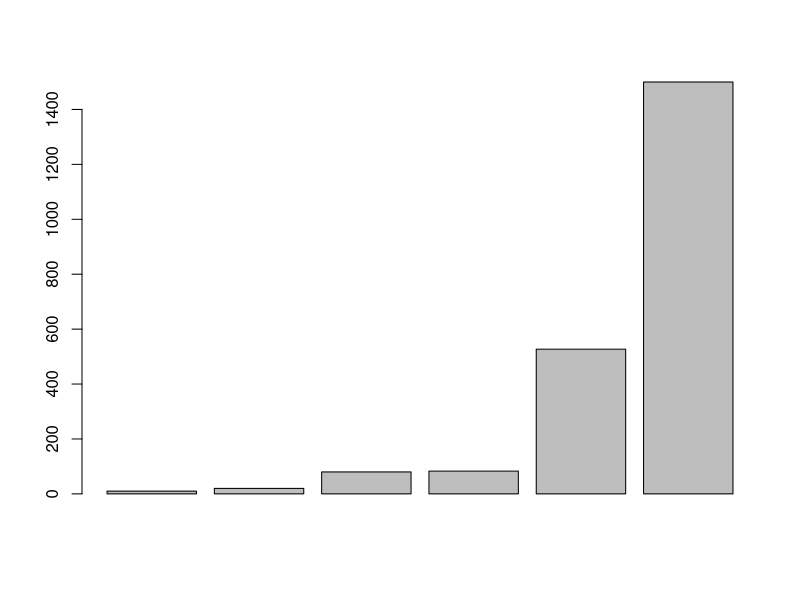

This figure's R source:
## ---- chunk 1
# total expenses
80 + 20 + 527 + 10 + 1500 + 83
## ---- chunk 2
phone <- 80
transportation <- 20
groceries <- 527
gym <-  10
rent <- 1500
other <- 83
total <- phone + transportation + groceries + gym + rent + other 
## ---- chunk 3
# semester expenses
semExp = 5*total
semExp

## ---- chunk 4
# year expenses
yearExp = 10*total
yearExp
## ---- chunk 5
# case sensitive
phone <- 80
Phone <- -80
PHONE <- 8000

phone + Phone
PHONE - phone
## ---- chunk 6
# your vector expenses
expenses <- c(phone, transportation, groceries, gym, rent, other)
## ---- chunk 7
sortedExpenses = sort(expenses)
barplot(sortedExpenses)
## ---- chunk 8
a = 3
b = 4
c = sqrt(a*a + b*b)
c
## ---- chunk 9
choose(n = 5, k = 2)
## ---- chunk 10
factorial(4)
## ---- chunk 11
n = 5
k =2
p = 0.5
factorial(n)/(factorial(k)*factorial(n-k))
choose(n = 5, k = 2)
choose(n = 5, k = 2)*p^2*p^3
## ---- chunk 12
p = 1/6
choose(n = 10, k = 3)*(p^3)*((1-p)^7)
## ---- chunk 13
dbinom(2, 5, 0.5) * dbinom(3,6, 1/6)
## ---- chunk 14
dbinom(2, 5, 0.35)
## ---- chunk 15
sum(dbinom(4:5, 5, 0.35))
## ---- chunk 16
x <- 2
3*x^2 + 4*x + 8
## ---- chunk 17
x <- -3:3
3*x^2 + 4*x + 8
